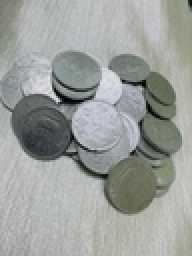
%> input picture MATLAB Code/sample-images/coins.jpg, 96 x 128 px, shrunk from 768 x 1024 before the run (shown 2 times larger)
$ octave --eval "result = NoiseDensityRangeSensitiveMeanMedianFilter(imread('../sample-images/coins.jpg'));"   (GNU Octave 9; MATLAB toolbox functions it lacks are replaced by stand-ins)
%> lines starting %> are read from the running program, lines starting %| are printed output that depends on the picture
function [output] = NoiseDensityRangeSensitiveMeanMedianFilter(image)
image = im2double(image);
[m,n] = size(image);
%> m = 128; n = 288
output = zeros(m,n);
for i=1:m
    for j=1:n
        if (i==1 || j==1 || i==m || j==n)
            output(i,j) = image(i,j);
        else
            % 3x3 window
            w = image(i-1:i+1,j-1:j+1);
            % sort window elements
            s = sort(w(:));
            % calculate mean and median values
            meanVal = mean(s);
            medianVal = median(s);
            % calculate range of pixel values in window
            rangeVal = max(s) - min(s);
            % calculate noise density of window
            noiseDensity = rangeVal / (max(s) + eps);
            % calculate threshold value based on noise density
            if (noiseDensity < 0.15)
                thresholdVal = meanVal;
            elseif (noiseDensity > 0.35)
                thresholdVal = medianVal;
            else
                thresholdVal = (meanVal + medianVal) / 2;
            end
            % apply threshold value to center pixel of window
            output(i,j) = thresholdVal;
        end
    end
end
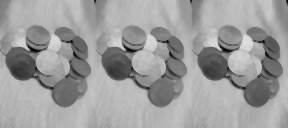
%> output: size 128x288 double; min 0.00784, max 0.878, mean 0.617
%> after the loop, meanVal = 0.585; medianVal = 0.588; noiseDensity = 0.0526; rangeVal = 0.0314; s = [0.565; 0.573; 0.576; 0.588; 0.588; 0.592; 0.592; 0.592; 0.596]; thresholdVal = 0.585; w = [0.592 0.592 0.573; 0.592 0.596 0.576; 0.588 0.588 0.565]
output = im2uint8(output);
%> output: size 128x288 uint8
end

%(1) Noise Density Range Sensitive Mean-Median Filter for Impulse Noise .... https://link.springer.com/chapter/10.1007/978-981-15-6067-5_18
%(2) Noise Density Range Sensitive Mean-Median Filter for Impulse Noise .... https://www.researchgate.net/publication/345339238_Noise_Density_Range_Sensitive_Mean-Median_Filter_for_Impulse_Noise_Removal
%(3) matlab - How to remove noise using mean and median filters? - Signal .... https://dsp.stackexchange.com/questions/29924/how-to-remove-noise-using-mean-and-median-filters
%(4) Noise Removal - MATLAB & Simulink - MathWorks. https://www.mathworks.com/help/images/noise-removal.html
%(5) Audio Signal Processing in Matlab | Engineering Education (EngEd .... https://www.section.io/engineering-education/audio-signals-processing-using-matlab/
